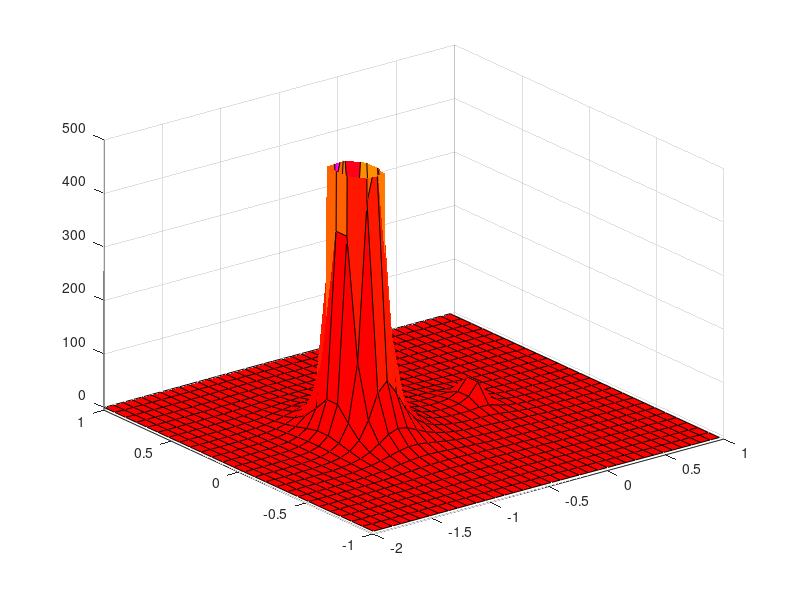

MATLAB code for this plot:
x1=-2:0.08:1;
y1=-1:0.08:1;
[x y]=meshgrid(x1,y1);
s=x+i*y;
FS=abs((s+2)./(s.*(s+1).^3));
mesh(x,y,FS);
surf(x,y,FS);
zlim([-5,500])
colormap(hsv);
